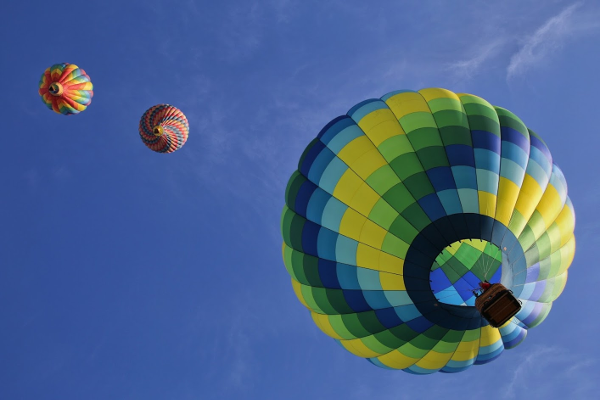
#> input picture example.png, 600 x 400 px; its folder holds 4 pictures in this run
$ python channeler.py
#> lines starting #> are read from the running program, lines starting #| are printed output that depends on the picture
from os import path
from PIL import Image


def build_path(*path_elements):
    """
    Return an absolute path to the location based on provided strings.
    Substitute tilde '~' with home directory.

    :Example:

    >>> build_path('image.png')
    '/current/working/directory/image.png'
    >>> build_path('~', 'Pictures/image.png')
    '/home/directory/Pictures/image.png'

    :param path_elements: path elements to be joined
    :type path_elements: str
    :return: absolute path to the given location
    :rtype: str
    """
    return path.abspath(path.expanduser(path.join(*path_elements)))


def merge(r, g, b, a='', directory='', name='merged.png'):
    """
    Merge three (or four) png images into one using their r/g/b(/a) channels.

    :param directory: Directory where input and output figures are to be found.
    :type directory: str
    :param r: file name of .png file holding the red channel for desired merge
    :type r: str
    :param g: file name of .png file holding the green channel for desired merge
    :type g: str
    :param b: file name of .png file holding the blue channel for desired merge
    :type b: str
    :param a: file name of .png file holding the alpha channel, if necessary
    :type a: str
    :param name: fine name of .png file created after the merge
    :type name: str
    """
    o = build_path(directory, name)
    r = Image.open(build_path(directory, r)).convert('RGBA').getchannel(0)
    g = Image.open(build_path(directory, g)).convert('RGBA').getchannel(1)
    b = Image.open(build_path(directory, b)).convert('RGBA').getchannel(2)
    if a is not '':
        a = Image.open(build_path(directory, a)).convert('RGBA').getchannel(3)
        Image.merge('RGBA', (r, g, b, a)).save(o, 'PNG')
    else:
        Image.merge('RGB', (r, g, b)).save(o, 'PNG')


def split(directory='', name=''):
    """
    Split png file into four based on their r/g/b/a channels.

    :param directory: Directory where input and output figures are to be found.
    :type directory: str
    :param name: fine name of .png file created after the merge
    :type name: str
    """
#> called with directory = '', name = 'example.png'
    d = directory
    r_path = build_path(d, path.splitext(name)[0] + '_r.png')
    g_path = build_path(d, path.splitext(name)[0] + '_g.png')
    b_path = build_path(d, path.splitext(name)[0] + '_b.png')
    a_path = build_path(d, path.splitext(name)[0] + '_a.png')
    Image.open(build_path(d, name)).convert('RGBA').getchannel(0).save(r_path)
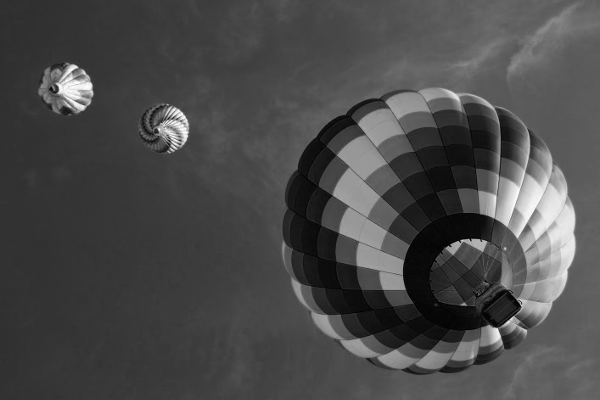
#> saved as example_r.png: PIL image 600x400 L; min 0, max 255, mean 74.1
    Image.open(build_path(d, name)).convert('RGBA').getchannel(1).save(g_path)
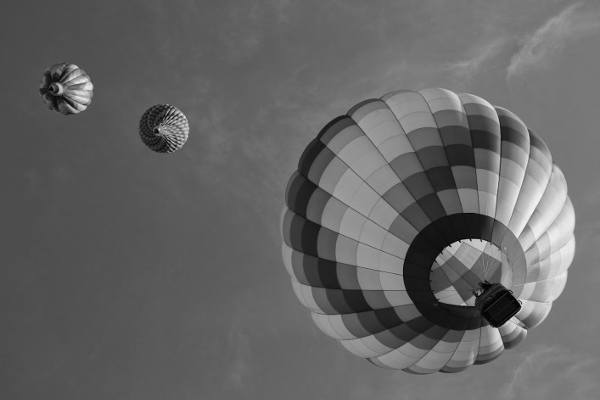
#> saved as example_g.png: PIL image 600x400 L; min 1, max 243, mean 100.6
    Image.open(build_path(d, name)).convert('RGBA').getchannel(2).save(b_path)
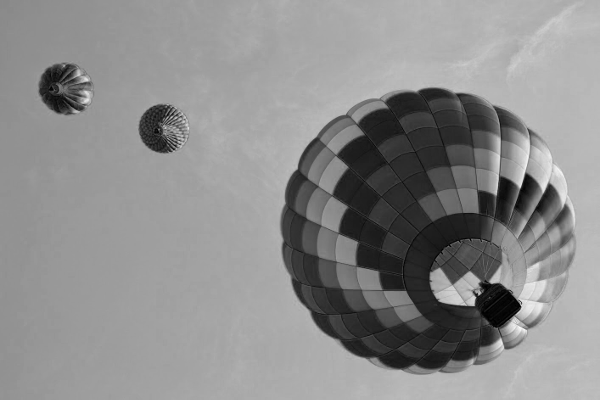
#> saved as example_b.png: PIL image 600x400 L; min 0, max 253, mean 140.5
    Image.open(build_path(d, name)).convert('RGBA').getchannel(3).save(a_path)


if __name__ == '__main__':
    n = 'example{}.png'
    split(name='example.png')
    merge(n.format('_g'), n.format('_b'), n.format('_r'), a=n.format('_a'))
#> in merge, `Image.merge('RGBA', (r, g, b, a)).save(o, 'PNG')`:
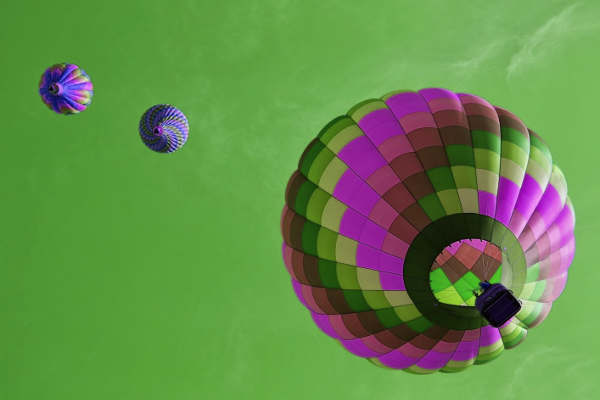
#> saved as merged.png: PIL image 600x400 RGBA; mean R, G, B, A 100.6, 140.5, 74.1, 255
